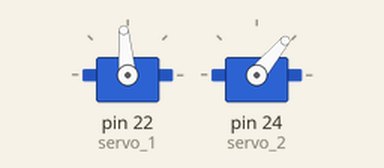
Recording of a sketch running on a simulated Arduino Mega 2560, built with avr-gcc and run on an emulated ATmega2560. Parts: 2 × servo.

Above: at 0.05 s.
At 5.5 s:
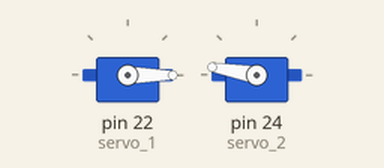
Timing chart, 0 to 7.2 s (numbered marks = the images above):
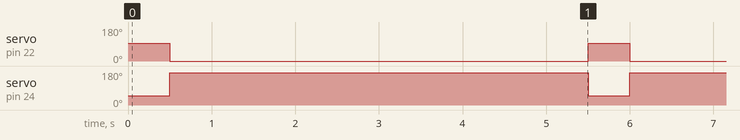

Measured:
- by itself, servo on pin 22 (servo_1): alternates 95° for 0.50 s and 0° for 5.0 s
- by itself, servo on pin 24 (servo_2): alternates 170° for 5.0 s and 50° for 0.50 s

The sketch:

servo_angle.ino
```cpp
#include <Servo.h>
Servo servo_1 ;
Servo servo_2 ;


#define POS_UNLOAD_INIT  130 //90
#define POS_UNLOAD       74  //store servo position

#define POS_INIT_1 95
#define POS_1      0

#define POS_INIT_2 50 //15
#define POS_2      170 //80


void setup() {
  servo_1.attach(22);  // number 1 //pins to control servo
  servo_2.attach(24);  // number 2
}

void loop() {
  servo_1.write(POS_INIT_1);
  servo_2.write(POS_INIT_2);
  // Close
  delay(500);
  servo_1.write(POS_1);
  servo_2.write(POS_2);
  // Open
  delay(5000);
}
```
